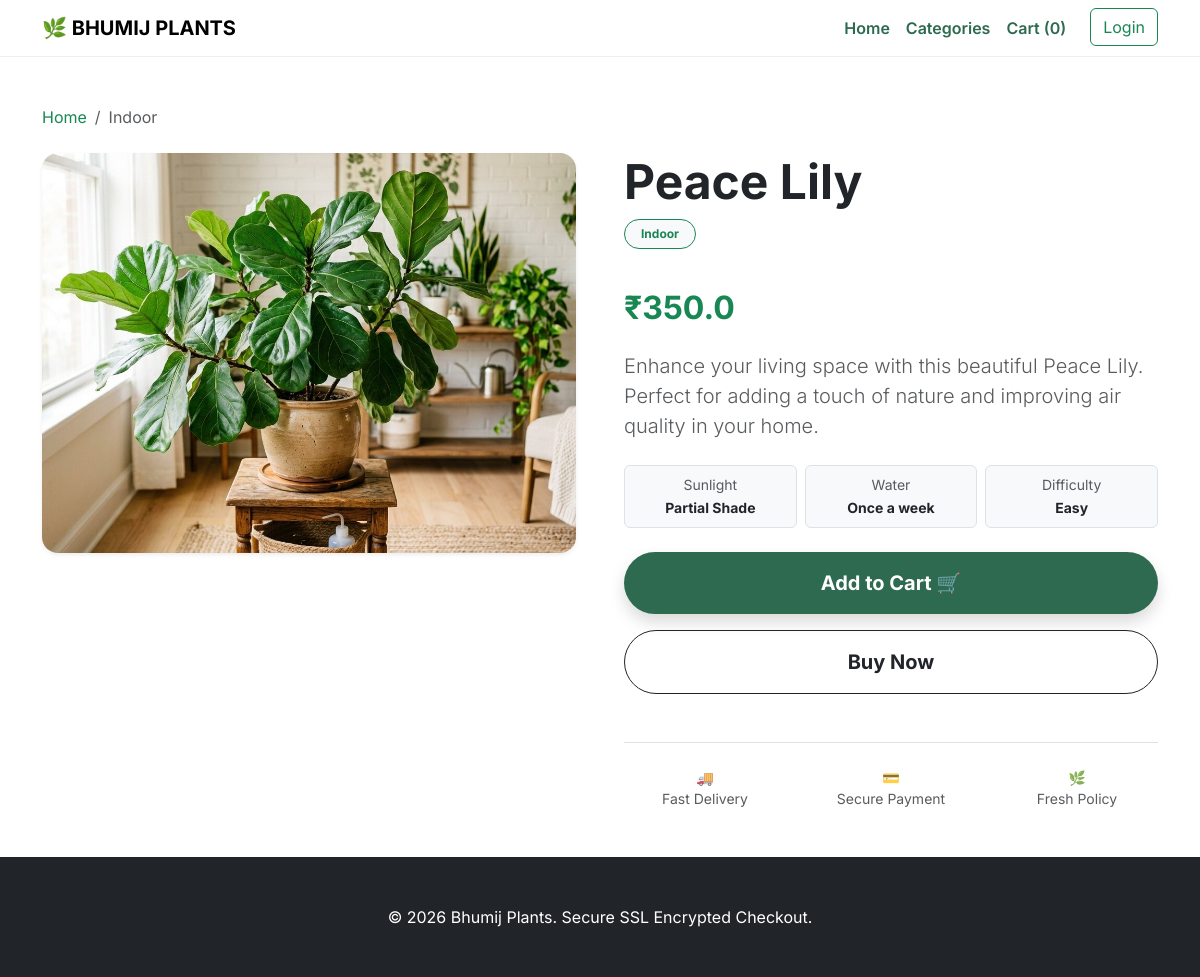
The app's page /product/2 with its own data.
### app/models.py (models this page shows)
class Plant(db.Model):
    id = db.Column(db.Integer, primary_key=True)
    name = db.Column(db.String(100), nullable=False)
    price = db.Column(db.Float, nullable=False)
    category = db.Column(db.String(50), nullable=False)
    image_file = db.Column(db.String(50), nullable=False, default='default.jpg')
    stock = db.Column(db.Integer, default=10)

### app/routes/main.py (the view)
@main_bp.route('/product/<int:plant_id>')
def product_detail(plant_id):
    plant = Plant.query.get_or_404(plant_id)
    return render_template('product_detail.html', plant=plant)

### app/templates/product_detail.html (shortened to what this page needs)
{% extends "base.html" %}
{% block content %}
<div class="container my-5">
    <nav aria-label="breadcrumb" class="mb-4">
        <ol class="breadcrumb">
            <li class="breadcrumb-item"><a href="/" class="text-success text-decoration-none">Home</a></li>
            <li class="breadcrumb-item active">{{ plant.category }}</li>
        </ol>
    </nav>
    <div class="row g-5">
        <div class="col-md-6" data-aos="fade-right">
            <div class="card border-0 shadow-sm overflow-hidden rounded-4">
                <img src="{{ url_for('static', filename='img/' + plant.image_file) }}"
                     class="img-fluid w-100" alt="{{ plant.name }}" style="min-height: 400px; object-fit: cover;">
            </div>
        </div>
        <div class="col-md-6" data-aos="fade-left">
            <h1 class="display-5 fw-bold mb-2">{{ plant.name }}</h1>
            <p class="badge bg-light text-success border border-success px-3 py-2 rounded-pill">{{ plant.category }}</p>
            <h2 class="text-success fw-bold my-4">₹{{ plant.price }}</h2>
            <p class="text-muted lead mb-4">
                Enhance your living space with this beautiful {{ plant.name }}.
                Perfect for adding a touch of nature and improving air quality in your home.
            </p>
            <div class="row mb-4 g-2 text-center">
                <div class="col-4">
                    <div class="p-2 border rounded bg-light">
                        <small class="text-muted d-block">Sunlight</small>
                        <span class="fw-bold small">Partial Shade</span>
                    </div>
                </div>
                <div class="col-4">
                    <div class="p-2 border rounded bg-light">
                        <small class="text-muted d-block">Water</small>
                        <span class="fw-bold small">Once a week</span>
                    </div>
                </div>
                <div class="col-4">
                    <div class="p-2 border rounded bg-light">
                        <small class="text-muted d-block">Difficulty</small>
                        <span class="fw-bold small">Easy</span>
                    </div>
                </div>
            </div>
            <div class="d-grid gap-3 mb-5">
                <a href="{{ url_for('cart.add_to_cart', plant_id=plant.id) }}" class="btn btn-success btn-lg rounded-pill py-3 fw-bold shadow">
                    Add to Cart 🛒
                </a>
                <button class="btn btn-outline-dark btn-lg rounded-pill py-3 fw-bold">
                    Buy Now
                </button>
            </div>
            <div class="border-top pt-4">
                <div class="row text-center text-muted small">
                    <div class="col-4">🚚 <br> Fast Delivery</div>
                    <div class="col-4">💳 <br> Secure Payment</div>
                    <div class="col-4">🌿 <br> Fresh Policy</div>
                </div>
            </div>
        </div>
    </div>
</div>
{% endblock %}

### app/templates/base.html (style rules this page uses)
body { font-family: 'Inter', sans-serif; overflow-x: hidden; }
.btn-success { background-color: #2d6a4f; border: none; }

### records on screen
Plant: category "Indoor", image_file (placeholder picture), name "Peace Lily", price "350.0"
